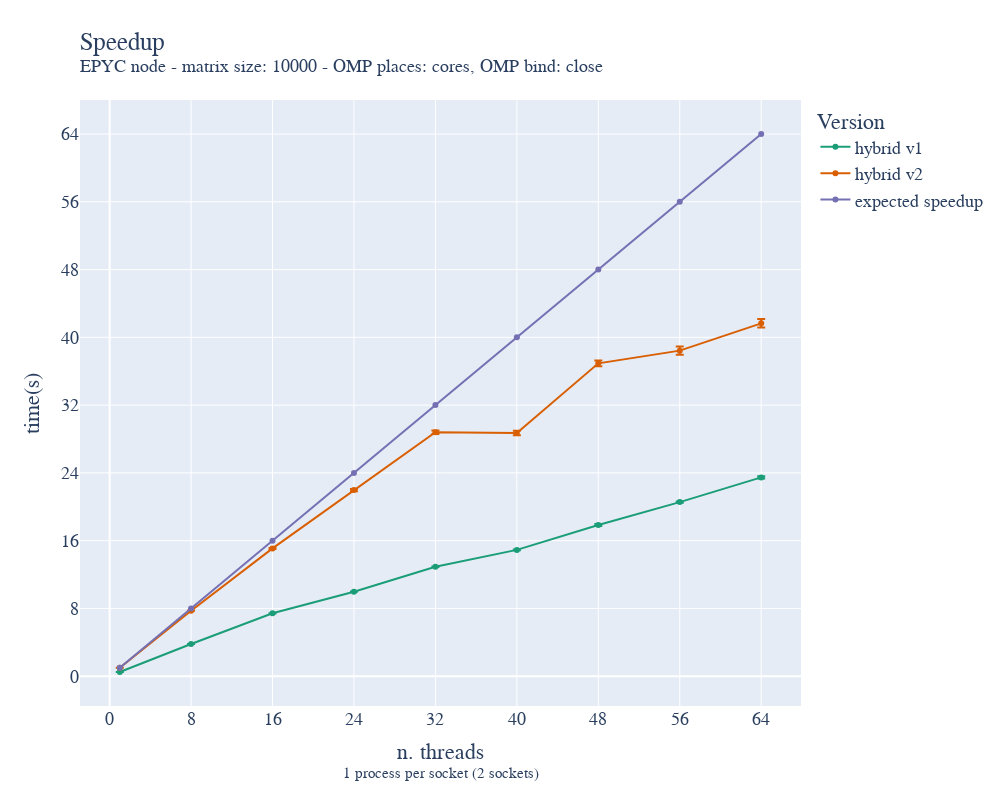

Notebook code cell kept with this figure:
### Code cell
strong_OMP_epyc_hybrid_static_small_grid_avg['speedup']=strong_OMP_epyc_hybrid_static_small_grid_avg['time']['mean'][9]/strong_OMP_epyc_hybrid_static_small_grid_avg["time"]["mean"]
strong_OMP_epyc_hybrid_static_small_grid_avg['expected_speedup']=strong_OMP_epyc_hybrid_static_small_grid_avg['nthreads_per_process']['mean']
strong_OMP_epyc_hybrid_static_small_grid_avg['speedup_err']=strong_OMP_epyc_hybrid_static_small_grid_avg["time"]["std"]*strong_OMP_epyc_hybrid_static_small_grid_avg['time']['mean'][9]/strong_OMP_epyc_hybrid_static_small_grid_avg["time"]["mean"]**2
fig = go.Figure()

fig.add_trace(go.Scatter(x=strong_OMP_epyc_hybrid_static_small_grid_avg["nthreads_per_process"]["mean"][:9], y=strong_OMP_epyc_hybrid_static_small_grid_avg["speedup"][:9], name='hybrid v1',
                         error_y=dict(
                             type="data",
                             array=strong_OMP_epyc_hybrid_static_small_grid_avg["speedup_err"][:9],
                             visible=True)))
fig.add_trace(go.Scatter(x=strong_OMP_epyc_hybrid_static_small_grid_avg["nthreads_per_process"]["mean"][9:], y=strong_OMP_epyc_hybrid_static_small_grid_avg["speedup"][9:], name='hybrid v2',
                         error_y=dict(
                             type="data",
                             array=strong_OMP_epyc_hybrid_static_small_grid_avg["speedup_err"][9:],
                             visible=True)))
fig.add_trace(go.Scatter(x=strong_OMP_epyc_hybrid_static_small_grid_avg["nthreads_per_process"]["mean"][9:], y=strong_OMP_epyc_hybrid_static_small_grid_avg["expected_speedup"][9:], name='expected speedup'))
fig.update_layout(
    title=go.layout.Title(
        text="Speedup<br><sup>EPYC node - matrix size: 10000 - OMP places: cores, OMP bind: close</sup>",
        xref="paper",
        x=0,
    ),
    xaxis_title="n. threads<br><sup>1 process per socket (2 sockets)</sup>",
    xaxis = dict(
        tickmode = 'linear',
        tick0 = '0',
        dtick = '8'
    ),
    yaxis_title="time(s)",
    yaxis = dict(
        tickmode='linear',
        tick0='0',
        dtick='8'
    ),
    legend_title="Version",
    font=dict(
        family="Courier New, monospace",
        size=18,
    ),
    colorway=["#1b9e77","#d95f02","#7570b3"],
    autosize=False,
    width=1000,
    height=800,
)
fig.show()
fig.write_image("/home/andres/hpc/Foundations_of_HPC_2022/Assignment/my_assignment/report/images/strong_OMP_epyc_hybrid_small_grid_speedup.pdf", height=800, width=1000)

### Figure 1 — Plotly figure (JSON) as saved in the notebook; plotly's stock layout.template omitted (floating-point values rounded to 4 significant figures)
{"data": [{"error_y": {"array": [0.0002, 0.006989, 0.01687, 0.02013, 0.0309, 0.04875, 0.1161, 0.07023, 0.1327], "type": "data", "visible": true}, "name": "hybrid v1", "type": "scatter", "x": [1, 8, 16, 24, 32, 40, 48, 56, 64], "y": [0.5013, 3.805, 7.427, 9.978, 12.92, 14.91, 17.85, 20.55, 23.47]}, {"error_y": {"array": [0.000237, 0.01145, 0.05786, 0.14, 0.1996, 0.2666, 0.336, 0.4882, 0.5027], "type": "data", "visible": true}, "name": "hybrid v2", "type": "scatter", "x": [1, 8, 16, 24, 32, 40, 48, 56, 64], "y": [1, 7.733, 15.09, 21.97, 28.8, 28.72, 36.94, 38.43, 41.66]}, {"name": "expected speedup", "type": "scatter", "x": [1, 8, 16, 24, 32, 40, 48, 56, 64], "y": [1, 8, 16, 24, 32, 40, 48, 56, 64]}], "layout": {"autosize": false, "colorway": ["#1b9e77", "#d95f02", "#7570b3"], "font": {"family": "Courier New, monospace", "size": 18}, "height": 800, "legend": {"title": {"text": "Version"}}, "title": {"text": "Speedup<br><sup>EPYC node - matrix size: 10000 - OMP places: cores, OMP bind: close</sup>", "x": 0, "xref": "paper"}, "width": 1000, "xaxis": {"dtick": "8", "tick0": "0", "tickmode": "linear", "title": {"text": "n. threads<br><sup>1 process per socket (2 sockets)</sup>"}}, "yaxis": {"dtick": "8", "tick0": "0", "tickmode": "linear", "title": {"text": "time(s)"}}}}
